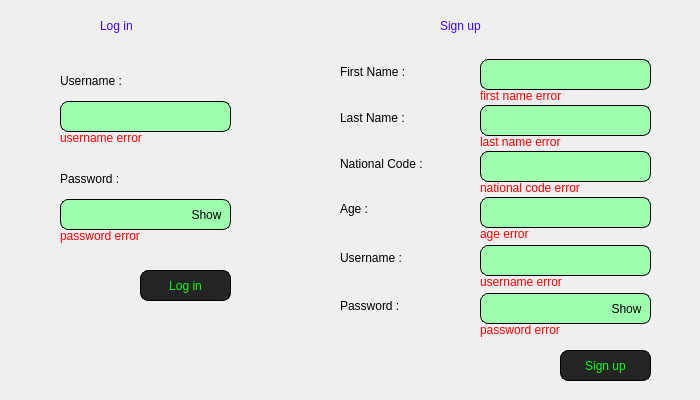
<?xml version="1.0" encoding="UTF-8"?>
<ui version="4.0">
 <class>LoginSignin</class>
 <widget class="QWidget" name="LoginSignin">
  <property name="enabled">
   <bool>true</bool>
  </property>
  <property name="geometry">
   <rect>
    <x>0</x>
    <y>0</y>
    <width>700</width>
    <height>400</height>
   </rect>
  </property>
  <property name="windowTitle">
   <string>Form</string>
  </property>
  <property name="autoFillBackground">
   <bool>false</bool>
  </property>
  <property name="styleSheet">
   <string notr="true"/>
  </property>
  <widget class="QLabel" name="firstNameL">
   <property name="geometry">
    <rect>
     <x>340</x>
     <y>46</y>
     <width>101</width>
     <height>51</height>
    </rect>
   </property>
   <property name="styleSheet">
    <string notr="true">color: black;
font: 12pt &quot;Tw Cen MT&quot;;
</string>
   </property>
   <property name="text">
    <string>First Name :</string>
   </property>
  </widget>
  <widget class="QLabel" name="signUpL">
   <property name="geometry">
    <rect>
     <x>440</x>
     <y>-5</y>
     <width>131</width>
     <height>61</height>
    </rect>
   </property>
   <property name="styleSheet">
    <string notr="true">color: rgb(64, 0, 255);
font: 800 17pt &quot;Rockwell Extra Bold&quot;;
</string>
   </property>
   <property name="text">
    <string>Sign up</string>
   </property>
  </widget>
  <widget class="QLabel" name="loginL">
   <property name="geometry">
    <rect>
     <x>100</x>
     <y>-5</y>
     <width>111</width>
     <height>61</height>
    </rect>
   </property>
   <property name="styleSheet">
    <string notr="true">color: rgb(64, 0, 255);
font: 800 17pt &quot;Rockwell Extra Bold&quot;;
</string>
   </property>
   <property name="text">
    <string>Log in</string>
   </property>
  </widget>
  <widget class="QLabel" name="lastNameL">
   <property name="geometry">
    <rect>
     <x>340</x>
     <y>92</y>
     <width>101</width>
     <height>51</height>
    </rect>
   </property>
   <property name="styleSheet">
    <string notr="true">color: black;
font: 12pt &quot;Tw Cen MT&quot;;
</string>
   </property>
   <property name="text">
    <string>Last Name :</string>
   </property>
  </widget>
  <widget class="QLineEdit" name="lastNameLE">
   <property name="geometry">
    <rect>
     <x>480</x>
     <y>105</y>
     <width>171</width>
     <height>31</height>
    </rect>
   </property>
   <property name="styleSheet">
    <string notr="true">background-color: rgb(158, 255, 174);
border-color: 1px ,rgb(0, 0, 0);
color: rgb(0, 0, 0);
border-radius: 8px;
padding: 5px 5px;
border : 1px solid #000000;
</string>
   </property>
   <property name="text">
    <string/>
   </property>
  </widget>
  <widget class="QLabel" name="nationalCodeL">
   <property name="geometry">
    <rect>
     <x>340</x>
     <y>138</y>
     <width>131</width>
     <height>51</height>
    </rect>
   </property>
   <property name="styleSheet">
    <string notr="true">color: black;
font: 12pt &quot;Tw Cen MT&quot;;
</string>
   </property>
   <property name="text">
    <string>National Code :</string>
   </property>
  </widget>
  <widget class="QLineEdit" name="nationalCodeLE">
   <property name="geometry">
    <rect>
     <x>480</x>
     <y>151</y>
     <width>171</width>
     <height>31</height>
    </rect>
   </property>
   <property name="styleSheet">
    <string notr="true">background-color: rgb(158, 255, 174);
border-color: 1px ,rgb(0, 0, 0);
color: rgb(0, 0, 0);
border-radius: 8px;
padding: 5px 5px;
border : 1px solid #000000;
</string>
   </property>
   <property name="text">
    <string/>
   </property>
  </widget>
  <widget class="QLabel" name="ageL">
   <property name="geometry">
    <rect>
     <x>340</x>
     <y>183</y>
     <width>51</width>
     <height>51</height>
    </rect>
   </property>
   <property name="styleSheet">
    <string notr="true">color: black;
font: 12pt &quot;Tw Cen MT&quot;;
</string>
   </property>
   <property name="text">
    <string>Age :</string>
   </property>
  </widget>
  <widget class="QLineEdit" name="ageLE">
   <property name="geometry">
    <rect>
     <x>480</x>
     <y>197</y>
     <width>171</width>
     <height>31</height>
    </rect>
   </property>
   <property name="styleSheet">
    <string notr="true">background-color: rgb(158, 255, 174);
border-color: 1px ,rgb(0, 0, 0);
color: rgb(0, 0, 0);
border-radius: 8px;
padding: 5px 5px;
border : 1px solid #000000;
</string>
   </property>
   <property name="text">
    <string/>
   </property>
  </widget>
  <widget class="QLabel" name="signUpUsernameL">
   <property name="geometry">
    <rect>
     <x>340</x>
     <y>232</y>
     <width>101</width>
     <height>51</height>
    </rect>
   </property>
   <property name="styleSheet">
    <string notr="true">color: black;
font: 12pt &quot;Tw Cen MT&quot;;
</string>
   </property>
   <property name="text">
    <string>Username :</string>
   </property>
  </widget>
  <widget class="QLineEdit" name="signUpUsernameLE">
   <property name="geometry">
    <rect>
     <x>480</x>
     <y>245</y>
     <width>171</width>
     <height>31</height>
    </rect>
   </property>
   <property name="styleSheet">
    <string notr="true">background-color: rgb(158, 255, 174);
border-color: 1px ,rgb(0, 0, 0);
color: rgb(0, 0, 0);
border-radius: 8px;
padding: 5px 5px;
border : 1px solid #000000;
</string>
   </property>
   <property name="text">
    <string/>
   </property>
  </widget>
  <widget class="QLabel" name="signUpPasswordL">
   <property name="geometry">
    <rect>
     <x>340</x>
     <y>280</y>
     <width>91</width>
     <height>51</height>
    </rect>
   </property>
   <property name="styleSheet">
    <string notr="true">color: black;
font: 12pt &quot;Tw Cen MT&quot;;
</string>
   </property>
   <property name="text">
    <string>Password :</string>
   </property>
  </widget>
  <widget class="QLineEdit" name="signUpPasswordLE">
   <property name="geometry">
    <rect>
     <x>480</x>
     <y>293</y>
     <width>171</width>
     <height>31</height>
    </rect>
   </property>
   <property name="styleSheet">
    <string notr="true">background-color: rgb(158, 255, 174);
border-color: 1px ,rgb(0, 0, 0);
color: rgb(0, 0, 0);
border-radius: 8px;
padding: 5px 5px;
border : 1px solid #000000;
</string>
   </property>
   <property name="echoMode">
    <enum>QLineEdit::Password</enum>
   </property>
  </widget>
  <widget class="QLabel" name="loginPasswordL">
   <property name="geometry">
    <rect>
     <x>60</x>
     <y>153</y>
     <width>91</width>
     <height>51</height>
    </rect>
   </property>
   <property name="styleSheet">
    <string notr="true">color: black;
font: 12pt &quot;Tw Cen MT&quot;;
</string>
   </property>
   <property name="text">
    <string>Password :</string>
   </property>
  </widget>
  <widget class="QLineEdit" name="loginUsernameLE">
   <property name="geometry">
    <rect>
     <x>60</x>
     <y>101</y>
     <width>171</width>
     <height>31</height>
    </rect>
   </property>
   <property name="styleSheet">
    <string notr="true">background-color: rgb(158, 255, 174);
border-color: 1px ,rgb(0, 0, 0);
color: rgb(0, 0, 0);
border-radius: 8px;
padding: 5px 5px;
border : 1px solid #000000;
</string>
   </property>
  </widget>
  <widget class="QLineEdit" name="loginPasswordLE">
   <property name="geometry">
    <rect>
     <x>60</x>
     <y>199</y>
     <width>171</width>
     <height>31</height>
    </rect>
   </property>
   <property name="styleSheet">
    <string notr="true">background-color: rgb(158, 255, 174);
border-color: 1px ,rgb(0, 0, 0);
color: rgb(0, 0, 0);
border-radius: 8px;
padding: 5px 5px;
border : 1px solid #000000;
</string>
   </property>
   <property name="echoMode">
    <enum>QLineEdit::Password</enum>
   </property>
  </widget>
  <widget class="QLabel" name="loginUsernameL">
   <property name="geometry">
    <rect>
     <x>60</x>
     <y>55</y>
     <width>101</width>
     <height>51</height>
    </rect>
   </property>
   <property name="styleSheet">
    <string notr="true">color: black;
font: 12pt &quot;Tw Cen MT&quot;;
</string>
   </property>
   <property name="text">
    <string>Username :</string>
   </property>
  </widget>
  <widget class="QPushButton" name="loginPB">
   <property name="geometry">
    <rect>
     <x>140</x>
     <y>270</y>
     <width>91</width>
     <height>31</height>
    </rect>
   </property>
   <property name="cursor">
    <cursorShape>PointingHandCursor</cursorShape>
   </property>
   <property name="styleSheet">
    <string notr="true">color: rgb(0, 255, 21);
background-color: rgb(36, 36, 36);
font: 9pt &quot;MRT_Sozar&quot;;
border-color: 1px ,rgb(0, 0, 0);
border-radius: 8px;
border : 1px solid #000000;
</string>
   </property>
   <property name="text">
    <string>Log in</string>
   </property>
   <property name="autoDefault">
    <bool>false</bool>
   </property>
   <property name="default">
    <bool>true</bool>
   </property>
   <property name="flat">
    <bool>false</bool>
   </property>
  </widget>
  <widget class="QPushButton" name="signUpPB">
   <property name="geometry">
    <rect>
     <x>560</x>
     <y>350</y>
     <width>91</width>
     <height>31</height>
    </rect>
   </property>
   <property name="cursor">
    <cursorShape>PointingHandCursor</cursorShape>
   </property>
   <property name="styleSheet">
    <string notr="true">color: rgb(0, 255, 21);
background-color: rgb(36, 36, 36);
font: 9pt &quot;MRT_Sozar&quot;;
border-color: 1px ,rgb(0, 0, 0);
border-radius: 8px;
border : 1px solid #000000;
</string>
   </property>
   <property name="text">
    <string>Sign up</string>
   </property>
   <property name="autoDefault">
    <bool>false</bool>
   </property>
   <property name="default">
    <bool>true</bool>
   </property>
   <property name="flat">
    <bool>false</bool>
   </property>
  </widget>
  <widget class="QLabel" name="background">
   <property name="geometry">
    <rect>
     <x>0</x>
     <y>0</y>
     <width>700</width>
     <height>400</height>
    </rect>
   </property>
   <property name="text">
    <string/>
   </property>
   <property name="pixmap">
    <pixmap resource="loginsignup.qrc">:/images/loginsignin.png</pixmap>
   </property>
  </widget>
  <widget class="QLineEdit" name="firstNameLE">
   <property name="geometry">
    <rect>
     <x>480</x>
     <y>59</y>
     <width>171</width>
     <height>31</height>
    </rect>
   </property>
   <property name="styleSheet">
    <string notr="true">background-color: rgb(158, 255, 174);
border-color: 1px ,rgb(0, 0, 0);
color: rgb(0, 0, 0);
border-radius: 8px;
padding: 5px 5px;
border : 1px solid #000000;
</string>
   </property>
   <property name="text">
    <string/>
   </property>
  </widget>
  <widget class="QLabel" name="firstNameError">
   <property name="geometry">
    <rect>
     <x>480</x>
     <y>86</y>
     <width>171</width>
     <height>20</height>
    </rect>
   </property>
   <property name="styleSheet">
    <string notr="true">color: rgb(255, 0, 0);
font: 7pt &quot;Segoe UI&quot;;</string>
   </property>
   <property name="text">
    <string>first name error</string>
   </property>
  </widget>
  <widget class="QLabel" name="lastNameError">
   <property name="geometry">
    <rect>
     <x>480</x>
     <y>132</y>
     <width>171</width>
     <height>20</height>
    </rect>
   </property>
   <property name="styleSheet">
    <string notr="true">color: rgb(255, 0, 0);
font: 7pt &quot;Segoe UI&quot;;</string>
   </property>
   <property name="text">
    <string>last name error</string>
   </property>
  </widget>
  <widget class="QLabel" name="nationalCodeError">
   <property name="geometry">
    <rect>
     <x>480</x>
     <y>178</y>
     <width>181</width>
     <height>20</height>
    </rect>
   </property>
   <property name="styleSheet">
    <string notr="true">color: rgb(255, 0, 0);
font: 7pt &quot;Segoe UI&quot;;</string>
   </property>
   <property name="text">
    <string>national code error</string>
   </property>
  </widget>
  <widget class="QLabel" name="ageError">
   <property name="geometry">
    <rect>
     <x>480</x>
     <y>224</y>
     <width>171</width>
     <height>20</height>
    </rect>
   </property>
   <property name="styleSheet">
    <string notr="true">color: rgb(255, 0, 0);
font: 7pt &quot;Segoe UI&quot;;</string>
   </property>
   <property name="text">
    <string>age error</string>
   </property>
  </widget>
  <widget class="QLabel" name="signupUsernameError">
   <property name="geometry">
    <rect>
     <x>480</x>
     <y>272</y>
     <width>171</width>
     <height>20</height>
    </rect>
   </property>
   <property name="styleSheet">
    <string notr="true">color: rgb(255, 0, 0);
font: 7pt &quot;Segoe UI&quot;;</string>
   </property>
   <property name="text">
    <string>username error</string>
   </property>
  </widget>
  <widget class="QLabel" name="signupPasswordError">
   <property name="geometry">
    <rect>
     <x>480</x>
     <y>320</y>
     <width>171</width>
     <height>20</height>
    </rect>
   </property>
   <property name="styleSheet">
    <string notr="true">color: rgb(255, 0, 0);
font: 7pt &quot;Segoe UI&quot;;</string>
   </property>
   <property name="text">
    <string>password error</string>
   </property>
  </widget>
  <widget class="QLabel" name="loginUsernameError">
   <property name="geometry">
    <rect>
     <x>60</x>
     <y>128</y>
     <width>161</width>
     <height>20</height>
    </rect>
   </property>
   <property name="styleSheet">
    <string notr="true">color: rgb(255, 0, 0);
font: 7pt &quot;Segoe UI&quot;;</string>
   </property>
   <property name="text">
    <string>username error</string>
   </property>
  </widget>
  <widget class="QLabel" name="loginPasswordError">
   <property name="geometry">
    <rect>
     <x>60</x>
     <y>226</y>
     <width>161</width>
     <height>20</height>
    </rect>
   </property>
   <property name="styleSheet">
    <string notr="true">color: rgb(255, 0, 0);
font: 7pt &quot;Segoe UI&quot;;</string>
   </property>
   <property name="text">
    <string>password error</string>
   </property>
  </widget>
  <widget class="QPushButton" name="showSignupPassword">
   <property name="geometry">
    <rect>
     <x>606</x>
     <y>293</y>
     <width>41</width>
     <height>31</height>
    </rect>
   </property>
   <property name="cursor">
    <cursorShape>PointingHandCursor</cursorShape>
   </property>
   <property name="focusPolicy">
    <enum>Qt::ClickFocus</enum>
   </property>
   <property name="styleSheet">
    <string notr="true">color: rgb(0, 0, 0);
font: 9pt &quot;MRT_Sozar&quot;;
border-radius: 8px;
</string>
   </property>
   <property name="text">
    <string>Show</string>
   </property>
   <property name="autoDefault">
    <bool>false</bool>
   </property>
   <property name="default">
    <bool>true</bool>
   </property>
   <property name="flat">
    <bool>false</bool>
   </property>
  </widget>
  <widget class="QPushButton" name="showLoginPassword">
   <property name="geometry">
    <rect>
     <x>186</x>
     <y>199</y>
     <width>41</width>
     <height>31</height>
    </rect>
   </property>
   <property name="cursor">
    <cursorShape>PointingHandCursor</cursorShape>
   </property>
   <property name="focusPolicy">
    <enum>Qt::ClickFocus</enum>
   </property>
   <property name="styleSheet">
    <string notr="true">color: rgb(0, 0, 0);
font: 9pt &quot;MRT_Sozar&quot;;
border-radius: 8px;
</string>
   </property>
   <property name="text">
    <string>Show</string>
   </property>
   <property name="autoDefault">
    <bool>false</bool>
   </property>
   <property name="default">
    <bool>true</bool>
   </property>
   <property name="flat">
    <bool>false</bool>
   </property>
  </widget>
  <zorder>background</zorder>
  <zorder>firstNameL</zorder>
  <zorder>signUpL</zorder>
  <zorder>loginL</zorder>
  <zorder>lastNameL</zorder>
  <zorder>lastNameLE</zorder>
  <zorder>nationalCodeL</zorder>
  <zorder>nationalCodeLE</zorder>
  <zorder>ageL</zorder>
  <zorder>ageLE</zorder>
  <zorder>signUpUsernameL</zorder>
  <zorder>signUpUsernameLE</zorder>
  <zorder>signUpPasswordL</zorder>
  <zorder>signUpPasswordLE</zorder>
  <zorder>loginPasswordL</zorder>
  <zorder>loginUsernameLE</zorder>
  <zorder>loginPasswordLE</zorder>
  <zorder>loginUsernameL</zorder>
  <zorder>loginPB</zorder>
  <zorder>signUpPB</zorder>
  <zorder>firstNameLE</zorder>
  <zorder>firstNameError</zorder>
  <zorder>lastNameError</zorder>
  <zorder>nationalCodeError</zorder>
  <zorder>ageError</zorder>
  <zorder>signupUsernameError</zorder>
  <zorder>signupPasswordError</zorder>
  <zorder>loginUsernameError</zorder>
  <zorder>loginPasswordError</zorder>
  <zorder>showSignupPassword</zorder>
  <zorder>showLoginPassword</zorder>
 </widget>
 <resources>
  <include location="loginsignup.qrc"/>
 </resources>
 <connections/>
</ui>
